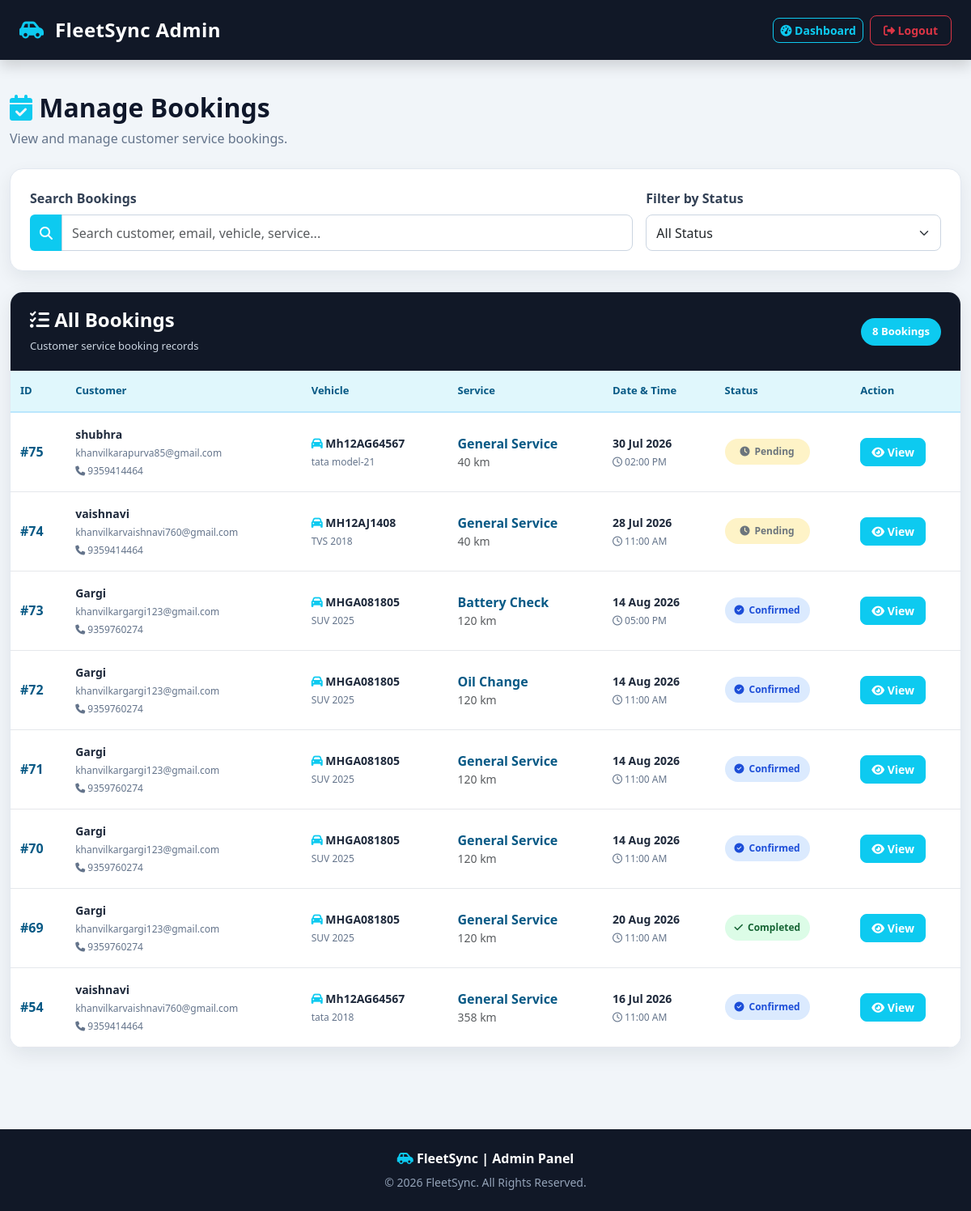
The app's page /FleetSyncAdmin/admin_bookings.php (signed in) with its own data.
### tables this page shows
CREATE TABLE `bookings` (
  `id` int(11) NOT NULL,
  `user_email` varchar(100) NOT NULL,
  `customer_name` varchar(100) DEFAULT NULL,
  `mobile` varchar(15) DEFAULT NULL,
  `vehicle_number` varchar(20) NOT NULL,
  `brand` varchar(50) DEFAULT NULL,
  `model` varchar(50) DEFAULT NULL,
  `vehicle_type` varchar(30) DEFAULT NULL,
  `km_reading` int(11) DEFAULT NULL,
  `service_type` varchar(100) NOT NULL,
  `booking_date` date NOT NULL,
  `booking_time` time NOT NULL,
  `last_service` date DEFAULT NULL,
  `next_service` date DEFAULT NULL,
  `notes` text DEFAULT NULL,
  `image` varchar(255) DEFAULT NULL,
  `status` varchar(30) DEFAULT 'Pending',
  `service_stage` varchar(50) NOT NULL DEFAULT 'Booking Confirmed',
  `created_at` timestamp NOT NULL DEFAULT current_timestamp(),
  `reminder_sent` tinyint(1) NOT NULL DEFAULT 0,
  `payment_method` varchar(30) DEFAULT NULL,
  `payment_status` varchar(30) DEFAULT 'Pending',
  `payment_id` varchar(100) DEFAULT NULL,
  `service_completed_date` date DEFAULT NULL,
  `service_amount` decimal(10,2) DEFAULT 0.00,
  `payment_date` date DEFAULT NULL
);

### FleetSyncAdmin/admin_bookings.php (the view, shortened to what this page needs)
<?php
include '../config.php';
$sql = "SELECT *
        FROM bookings
        ORDER BY id DESC";
$result = mysqli_query($conn, $sql);
?>
<!DOCTYPE html>
<html lang="en">
<head>
<link
href="https://cdn.jsdelivr.net/npm/bootstrap@5.3.7/dist/css/bootstrap.min.css"
rel="stylesheet">
<link
rel="stylesheet"
href="https://cdnjs.cloudflare.com/ajax/libs/font-awesome/6.7.0/css/all.min.css">
<link rel="stylesheet" href="css/admin.css">
</head>
<body>
<nav class="navbar navbar-dark bg-dark shadow">
    <div class="container-fluid px-4">
        <a href="admin_dashboard.php"
           class="navbar-brand fw-bold fs-4">
            <i class="fa-solid fa-car-side text-info"></i>
            FleetSync Admin
        </a>
        <div class="d-flex align-items-center gap-2">
            <a href="admin_dashboard.php"
               class="btn btn-outline-info btn-sm">
                <i class="fa-solid fa-gauge-high"></i>
                Dashboard
            </a>
            <a href="admin_logout.php"
               class="btn btn-outline-danger btn-sm">
                <i class="fa-solid fa-right-from-bracket"></i>
                Logout
            </a>
        </div>
    </div>
</nav>
<main class="container-fluid admin-main">
    <div class="admin-page-heading">
        <div>
            <h1>
                <i class="fa-solid fa-calendar-check text-info"></i>
                Manage Bookings
            </h1>
            <p>
                View and manage customer service bookings.
            </p>
        </div>
    </div>
    <div class="booking-filter-card">
        <div class="row g-3">
            <div class="col-lg-8">
                <label for="bookingSearch"
                       class="form-label">
                    Search Bookings
                </label>
                <div class="input-group">
                    <span class="input-group-text">
                        <i class="fa-solid fa-magnifying-glass"></i>
                    </span>
                    <input
                        type="text"
                        id="bookingSearch"
                        class="form-control"
                        placeholder="Search customer, email, vehicle, service...">
                </div>
            </div>
            <div class="col-lg-4">
                <label for="statusFilter"
                       class="form-label">
                    Filter by Status
                </label>
                <select id="statusFilter"
                        class="form-select">
                    <option value="">All Status</option>
                </select>
            </div>
        </div>
    </div>
    <div class="booking-table-card">
        <div class="booking-table-header">
            <div>
                <h4>
                    <i class="fa-solid fa-list-check"></i>
                    All Bookings
                </h4>
                <span>
                    Customer service booking records
                </span>
            </div>
            <span class="booking-count">
                <?php echo mysqli_num_rows($result); ?>
                Bookings
            </span>
        </div>
        <div class="table-responsive">
            <table class="table booking-table"
                   id="bookingTable">
                <thead>
                    <tr>
                        <th>ID</th>
                        <th>Customer</th>
                        <th>Vehicle</th>
                        <th>Service</th>
                        <th>Date & Time</th>
                        <th>Status</th>
                        <th>Action</th>
                    </tr>
                </thead>
                <tbody>
                <?php
                if (mysqli_num_rows($result) > 0) {
                    while ($booking = mysqli_fetch_assoc($result)) {
                        $status = $booking['status'];
                ?>
                    <tr>
                        <td>
                            <span class="booking-id">
                                #<?php
                                echo (int)$booking['id'];
                                ?>
                            </span>
                        </td>
                        <td>
                            <div class="customer-info">
                                <strong>
                                    <?php
                                    echo htmlspecialchars(
                                        $booking['customer_name']
                                        ?: 'Customer'
                                    );
                                    ?>
                                </strong>
                                <small>
                                    <?php
                                    echo htmlspecialchars(
                                        $booking['user_email']
                                    );
                                    ?>
                                </small>
                                <?php if (!empty($booking['mobile'])) { ?>
                                    <small>
                                        <i class="fa-solid fa-phone"></i>
                                        <?php
                                        echo htmlspecialchars(
                                            $booking['mobile']
                                        );
                                        ?>
                                    </small>
                                <?php } ?>
                            </div>
                        </td>
                        <td>
                            <div class="vehicle-info">
                                <strong>
                                    <i class="fa-solid fa-car text-info"></i>
                                    <?php
                                    echo htmlspecialchars(
                                        $booking['vehicle_number']
                                    );
                                    ?>
                                </strong>
                                <small>
                                    <?php
                                    echo htmlspecialchars(
                                        $booking['brand'] ?? ''
                                    );
                                    ?>
                                    <?php
                                    if (!empty($booking['model'])) {
                                        echo ' ' .
                                             htmlspecialchars(
                                                 $booking['model']
                                             );
                                    }
                                    ?>
                                </small>
                            </div>
                        </td>
                        <td>
                            <span class="service-name">
                                <?php
                                echo htmlspecialchars(
                                    $booking['service_type']
                                );
                                ?>
                            </span>
                            <?php if (!empty($booking['km_reading'])) { ?>
                                <small class="d-block text-muted">
                                    <?php
                                    echo number_format(
                                        (int)$booking['km_reading']
                                    );
                                    ?>
                                    km
                                </small>
                            <?php } ?>
                        </td>
                        <td>
                            <div class="date-info">
                                <strong>
                                    <?php
                                    echo date(
                                        "d M Y",
                                        strtotime(
                                            $booking['booking_date']
                                        )
                                    );
                                    ?>
                                </strong>
                                <small>
                                    <i class="fa-regular fa-clock"></i>
                                    <?php
                                    echo date(
                                        "h:i A",
                                        strtotime(
                                            $booking['booking_time']
                                        )
                                    );
                                    ?>
                                </small>
                            </div>
                        </td>
                        <td>
                            <?php
                            if ($status === 'Pending') {
                            ?>
                                <span class="status-badge status-pending">
                                    <i class="fa-solid fa-clock"></i>
                                    Pending
                                </span>
                            <?php
                            } elseif ($status === 'Confirmed') {
                            ?>
                                <span class="status-badge status-confirmed">
                                    <i class="fa-solid fa-circle-check"></i>
                                    Confirmed
                                </span>
                            <?php
                            } elseif ($status === 'Completed') {
                            ?>
                                <span class="status-badge status-completed">
                                    <i class="fa-solid fa-check"></i>
                                    Completed
                                </span>
                            <?php
                            }
                            ?>
                        </td>
                        <td>
                            <a
                                href="admin_booking_details.php?id=<?php echo (int)$booking['id']; ?>"
                                class="btn btn-info btn-sm text-white booking-view-btn">
                                <i class="fa-solid fa-eye"></i>
                                View
                            </a>
                        </td>
                    </tr>
                <?php
                    }
                }
                ?>
                </tbody>
            </table>
        </div>
    </div>
</main>
<footer class="admin-footer">
    <p>
        <i class="fa-solid fa-car-side text-info"></i>
        FleetSync | Admin Panel
    </p>
    <small>
        © 2026 FleetSync. All Rights Reserved.
    </small>
</footer>
</body>
</html>

### FleetSyncAdmin/css/admin.css (style rules this page uses)
* { margin: 0; padding: 0; box-sizing: border-box; }
body { font-family: "Segoe UI", Arial, sans-serif; min-height: 100vh; background: #f4f7fb; color: #1e293b; }
.navbar { padding: 15px 0; background: #111827 !important; }
.navbar-brand { letter-spacing: 0.5px; }
.navbar-brand i { margin-right: 7px; }
.navbar .btn-outline-danger { border-radius: 20px; padding: 7px 16px; }
.container-fluid h1 { color: #0f172a; }
footer { margin-top: 50px; }
footer p { font-weight: 600; }
footer small { color: #cbd5e1; }
body { font-family: "Segoe UI", Arial, sans-serif; background: #f1f5f9; color: #1e293b; min-height: 100vh; }
.navbar { background: #111827 !important; padding: 14px 0; }
.navbar-brand { color: #ffffff !important; letter-spacing: 0.4px; }
.navbar .btn { border-radius: 8px; font-weight: 600; }
.admin-main { padding-top: 40px; padding-bottom: 50px; min-height: calc(100vh - 150px); }
.admin-page-heading { margin-bottom: 25px; }
.admin-page-heading h1 { color: #0f172a; font-size: 32px; font-weight: 700; margin-bottom: 7px; }
.admin-page-heading p { color: #64748b; margin: 0; }
.booking-filter-card { background: #ffffff; border: 1px solid #e2e8f0; border-radius: 16px; padding: 24px; margin-bottom: 25px; box-shadow: 0 8px 22px rgba(15, 23, 42, 0.07); }
.booking-filter-card .form-label { color: #334155; font-weight: 600; }
.booking-filter-card .form-control, .booking-filter-card .form-select { min-height: 45px; border: 1px solid #cbd5e1; border-radius: 8px; }
.booking-filter-card .input-group-text { background: #0dcaf0; color: #ffffff; border: none; }
.booking-table-card { background: #ffffff; border: 1px solid #e2e8f0; border-radius: 16px; overflow: hidden; box-shadow: 0 8px 25px rgba(15, 23, 42, 0.08); }
.booking-table-header { display: flex; align-items: center; justify-content: space-between; gap: 20px; padding: 20px 24px; background: #111827; color: #ffffff; }
.booking-table-header h4 { margin: 0 0 4px; font-weight: 700; }
.booking-table-header span { color: #cbd5e1; font-size: 13px; }
.booking-count { background: #0dcaf0; color: #ffffff !important; padding: 7px 14px; border-radius: 20px; font-weight: 600; }
.booking-table { margin: 0; min-width: 1000px; }
.booking-table thead th { background: #e0f7fc; color: #075985; font-size: 13px; font-weight: 700; padding: 15px 12px; border-bottom: 2px solid #bae6fd; white-space: nowrap; }
.booking-table tbody td { padding: 16px 12px; vertical-align: middle; color: #334155; border-bottom: 1px solid #e5e7eb; }
.booking-table tbody tr { transition: 0.2s ease; }
.booking-id { color: #075985; font-weight: 700; }
.customer-info, .vehicle-info, .date-info { display: flex; flex-direction: column; gap: 4px; }
.customer-info strong, .vehicle-info strong, .date-info strong { color: #1e293b; font-size: 14px; }
.customer-info small, .vehicle-info small, .date-info small { color: #64748b; font-size: 12px; }
.service-name { color: #075985; font-weight: 600; }
.status-badge { display: inline-flex; align-items: center; justify-content: center; gap: 6px; min-width: 105px; padding: 7px 12px; border-radius: 20px; font-size: 12px; font-weight: 700; }
.status-pending { background: #fef3c7; color: #92400e; }
.status-confirmed { background: #dbeafe; color: #1d4ed8; }
.status-completed { background: #dcfce7; color: #166534; }
.booking-view-btn { border-radius: 8px; padding: 6px 13px; font-weight: 600; }
.admin-footer { background: #111827; color: #ffffff; text-align: center; padding: 24px 15px; }
.admin-footer p { margin-bottom: 5px; }
.admin-footer small { color: #94a3b8; }
body { background: #f1f5f9; }
.status-pending { color: #6c757d; }

### records on screen
bookings: id "75", customer_name "shubhra", user_email "khanvilkarapurva85@gmail.com", mobile "9359414464", vehicle_number "Mh12AG64567", brand "tata", model "model-21", service_type "General Service", km_reading "40", booking_date "30 Jul 2026", booking_time "02:00 PM", status "Pending" (drawn)
bookings: id "74", customer_name "vaishnavi", user_email "khanvilkarvaishnavi760@gmail.com", mobile "9359414464", vehicle_number "MH12AJ1408", brand "TVS", model "2018", service_type "General Service", km_reading "40", booking_date "28 Jul 2026", booking_time "11:00 AM", status "Pending" (drawn)
bookings: id "73", customer_name "Gargi", user_email "khanvilkargargi123@gmail.com", mobile "9359760274", vehicle_number "MHGA081805", brand "SUV", model "2025", service_type "Battery Check", km_reading "120", booking_date "14 Aug 2026", booking_time "05:00 PM", status "Confirmed" (drawn)
bookings: id "72", customer_name "Gargi", user_email "khanvilkargargi123@gmail.com", mobile "9359760274", vehicle_number "MHGA081805", brand "SUV", model "2025", service_type "Oil Change", km_reading "120", booking_date "14 Aug 2026", booking_time "11:00 AM", status "Confirmed" (drawn)
bookings: id "71", customer_name "Gargi", user_email "khanvilkargargi123@gmail.com", mobile "9359760274", vehicle_number "MHGA081805", brand "SUV", model "2025", service_type "General Service", km_reading "120", booking_date "14 Aug 2026", booking_time "11:00 AM", status "Confirmed" (drawn)
bookings: id "70", customer_name "Gargi", user_email "khanvilkargargi123@gmail.com", mobile "9359760274", vehicle_number "MHGA081805", brand "SUV", model "2025", service_type "General Service", km_reading "120", booking_date "14 Aug 2026", booking_time "11:00 AM", status "Confirmed" (drawn)
bookings: id "69", customer_name "Gargi", user_email "khanvilkargargi123@gmail.com", mobile "9359760274", vehicle_number "MHGA081805", brand "SUV", model "2025", service_type "General Service", km_reading "120", booking_date "20 Aug 2026", booking_time "11:00 AM", status "Completed" (drawn)
bookings: id "54", customer_name "vaishnavi", user_email "khanvilkarvaishnavi760@gmail.com", mobile "9359414464", vehicle_number "Mh12AG64567", brand "tata", model "2018", service_type "General Service", km_reading "358", booking_date "16 Jul 2026", booking_time "11:00 AM", status "Confirmed" (drawn)

### other values on screen
mysqli_num_rows($result) "8"
